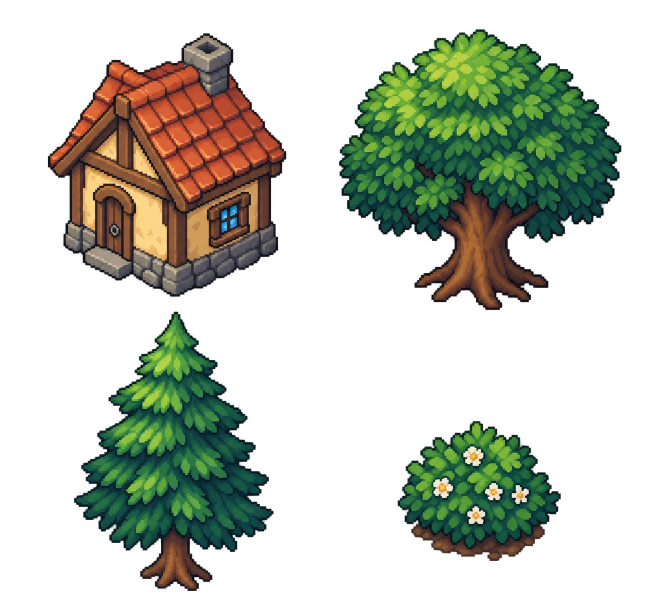
#> input picture examples/quellbrunn/art/source.png, 1292 x 1218 px (shown at 1/2 size)
$ python prepare-art.py
#> lines starting #> are read from the running program, lines starting #| are printed output that depends on the picture
"""Deterministic packing; retain generated alpha, original RGB and exact crop offsets."""
from pathlib import Path
import json,hashlib
from PIL import Image,ImageDraw
root=Path(__file__).resolve().parent;source=Image.open(root/'art/source.png').convert('RGBA');w,h=source.size
#> further down, source is the input picture: PIL image 1292x1218 RGBA; mean R, G, B, A 27.9, 33.2, 20.6, 87.3
#> after `w, h = source.size`: w = 1292; h = 1218
manifest={'images':{},'textures':{},'sprites':{}};board=Image.new('RGB',(w,h),'#704c70')
windows={'cottage':(65,30,610,610),'oak':(650,25,1292,640),'pine':(80,615,600,1218),'shrub':(745,770,1185,1180)}
for name,(x,y,right,bottom) in windows.items():
 crop=source.crop((x,y,right,bottom));alpha=crop.getchannel('A').point(lambda a:0 if a<32 else a);crop.putalpha(alpha);box=alpha.getbbox()
 if not box:raise ValueError(name+' empty')
 image=crop.crop(box);padded=Image.new('RGBA',(image.width+8,image.height+8));padded.paste(image,(4,4));padded.save(root/'art'/f'{name}.png');board.paste(padded,(x,y),padded)
 manifest['images'][name]={'url':name+'.png','sampling':'nearest'};manifest['textures'][name]={'image':name,'frame':{'x':0,'y':0,'width':padded.width,'height':padded.height}}
 manifest['sprites'][name]={'sourceCrop':[x+box[0],y+box[1],image.width,image.height],'width':padded.width,'height':padded.height}
#> this loop made 4 passes
#> box on passes 1 to 4: (30, 36, 508, 564), (28, 33, 593, 595), (68, 8, 467, 567), (50, 72, 377, 352)
#> pass 1, `alpha = crop.getchannel('A').point(lambda a: 0 if a < 32 else a)`:
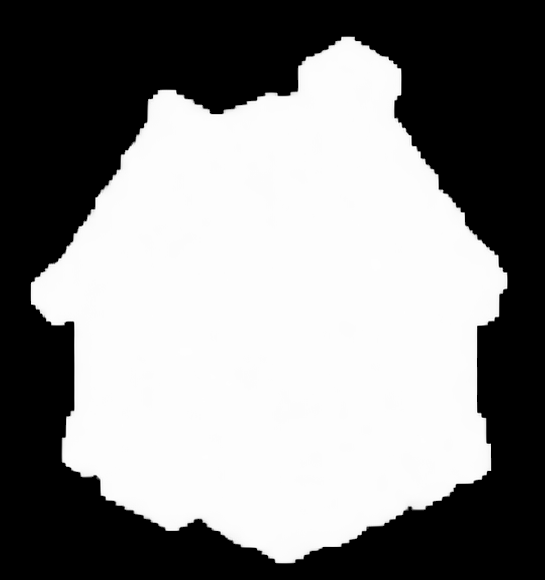
#> alpha: PIL image 545x580 L; min 0, max 255, mean 135.1
#> pass 1, `image = crop.crop(box)`:
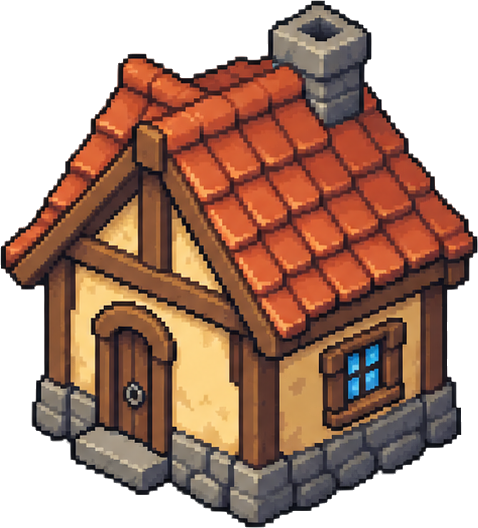
#> image: PIL image 478x528 RGBA; mean R, G, B, A 92.7, 58.7, 43.3, 169.2; transparent parts drawn white
#> after the loop:
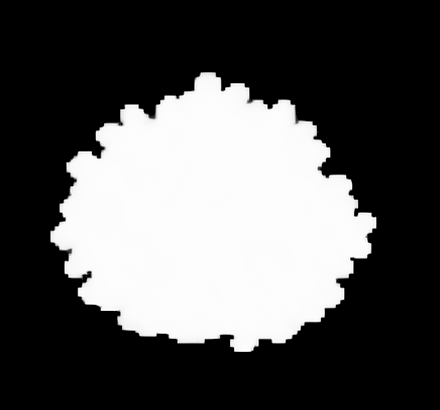
#> alpha: PIL image 440x410 L; min 0, max 255, mean 85.7
#> after the loop:
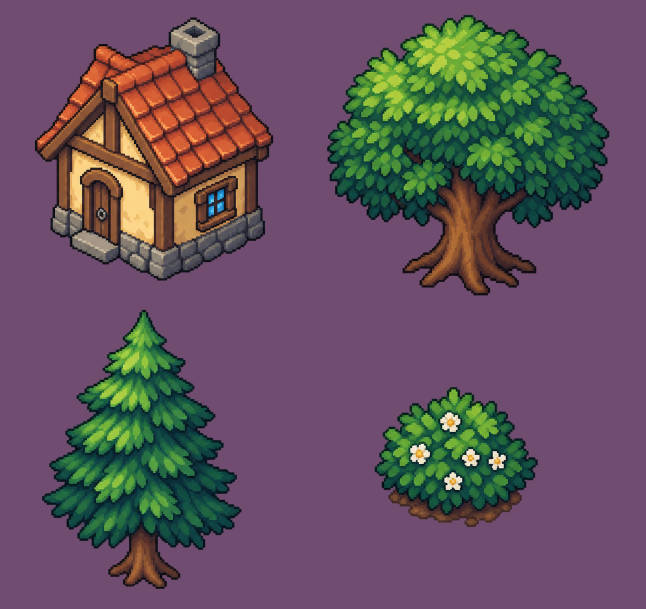
#> board: PIL image 1292x1218 RGB (shown at 1/2 size); mean R, G, B 100.6, 81.9, 93.5
#> after the loop:
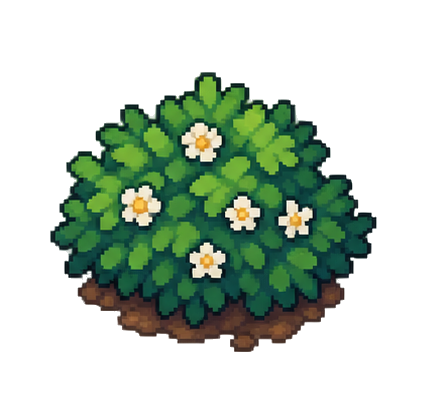
#> crop: PIL image 440x410 RGBA; mean R, G, B, A 21.1, 35.8, 21.4, 85.7; transparent parts drawn white
#> after the loop:
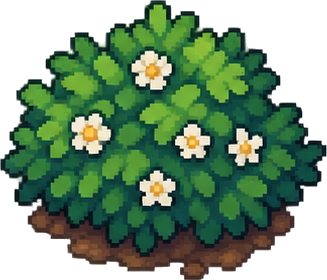
#> image: PIL image 327x280 RGBA; mean R, G, B, A 41.5, 70.4, 42.2, 168.8; transparent parts drawn white
#> after the loop:
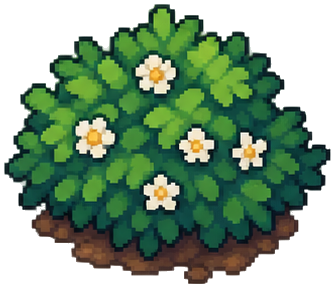
#> padded: PIL image 335x288 RGBA; mean R, G, B, A 39.4, 66.8, 40, 160.2; transparent parts drawn white
#> after the loop, manifest = 3 items
(root/'art/manifest.json').write_text(json.dumps(manifest,indent=2));(root/'art/provenance.json').write_text(json.dumps({'provider':'built-in ImageGen','sourceSha256':hashlib.sha256((root/'art/source.png').read_bytes()).hexdigest(),'prompt':'prompt.txt','referenceRole':'user forest style only','processing':'Measured per-object windows, not assumed equal cells; alpha below32 removed as near-transparent fringe; source RGB unchanged; tight crop plus4px transparent padding','sourceSize':source.size,'sprites':manifest['sprites']},indent=2));board.save(root.parents[1]/'test-results/quellbrunn/packed-board.png');print(json.dumps({'size':source.size,'alpha':source.getchannel('A').getextrema(),'sprites':manifest['sprites']}))
#> (printed output is left out)
